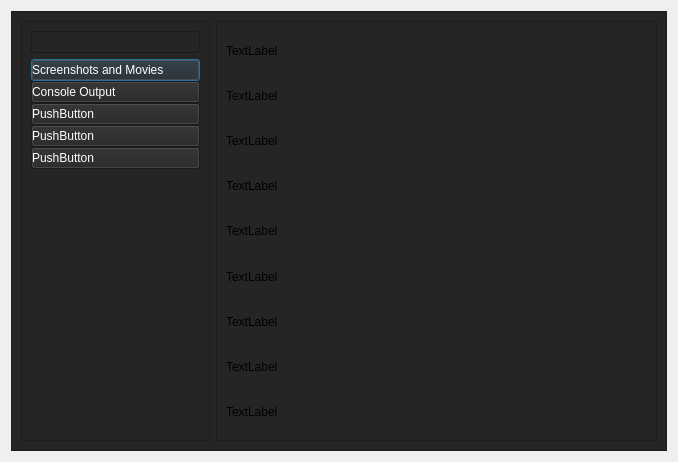
<?xml version="1.0" encoding="UTF-8"?>
<ui version="4.0">
 <class>CC3DPrefs</class>
 <widget class="QDialog" name="CC3DPrefs">
  <property name="geometry">
   <rect>
    <x>0</x>
    <y>0</y>
    <width>678</width>
    <height>462</height>
   </rect>
  </property>
  <property name="sizePolicy">
   <sizepolicy hsizetype="Preferred" vsizetype="Preferred">
    <horstretch>0</horstretch>
    <verstretch>0</verstretch>
   </sizepolicy>
  </property>
  <property name="windowTitle">
   <string>CC3D Preferences</string>
  </property>
  <layout class="QVBoxLayout" name="verticalLayout_2">
   <item>
    <widget class="QFrame" name="frame_2">
     <property name="sizePolicy">
      <sizepolicy hsizetype="Preferred" vsizetype="Preferred">
       <horstretch>70</horstretch>
       <verstretch>0</verstretch>
      </sizepolicy>
     </property>
     <property name="styleSheet">
      <string notr="true">background-color: rgb(37, 37, 38);</string>
     </property>
     <property name="frameShape">
      <enum>QFrame::StyledPanel</enum>
     </property>
     <property name="frameShadow">
      <enum>QFrame::Raised</enum>
     </property>
     <layout class="QHBoxLayout" name="horizontalLayout">
      <item>
       <widget class="QScrollArea" name="scrollArea">
        <property name="sizePolicy">
         <sizepolicy hsizetype="Expanding" vsizetype="Expanding">
          <horstretch>30</horstretch>
          <verstretch>0</verstretch>
         </sizepolicy>
        </property>
        <property name="widgetResizable">
         <bool>true</bool>
        </property>
        <widget class="QWidget" name="scrollAreaWidgetContents_3">
         <property name="geometry">
          <rect>
           <x>0</x>
           <y>0</y>
           <width>188</width>
           <height>422</height>
          </rect>
         </property>
         <layout class="QHBoxLayout" name="horizontalLayout_2">
          <item>
           <layout class="QVBoxLayout" name="verticalLayout_3">
            <property name="spacing">
             <number>0</number>
            </property>
            <item>
             <widget class="QLineEdit" name="lineEdit">
              <property name="sizePolicy">
               <sizepolicy hsizetype="Expanding" vsizetype="Fixed">
                <horstretch>5</horstretch>
                <verstretch>0</verstretch>
               </sizepolicy>
              </property>
             </widget>
            </item>
            <item>
             <spacer name="verticalSpacer_2">
              <property name="orientation">
               <enum>Qt::Vertical</enum>
              </property>
              <property name="sizeType">
               <enum>QSizePolicy::Fixed</enum>
              </property>
              <property name="sizeHint" stdset="0">
               <size>
                <width>20</width>
                <height>6</height>
               </size>
              </property>
             </spacer>
            </item>
            <item>
             <widget class="QPushButton" name="pushButton">
              <property name="styleSheet">
               <string notr="true">color: rgb(255, 255, 255);
font: 8pt &quot;Verdana&quot;;
text-align: left;</string>
              </property>
              <property name="text">
               <string>Screenshots and Movies</string>
              </property>
             </widget>
            </item>
            <item>
             <widget class="QPushButton" name="pushButton_2">
              <property name="styleSheet">
               <string notr="true">color: rgb(255, 255, 255);
font: 8pt &quot;Verdana&quot;;
text-align: left;</string>
              </property>
              <property name="text">
               <string>Console Output</string>
              </property>
             </widget>
            </item>
            <item>
             <widget class="QPushButton" name="pushButton_3">
              <property name="styleSheet">
               <string notr="true">color: rgb(255, 255, 255);
font: 8pt &quot;Verdana&quot;;
text-align: left;</string>
              </property>
              <property name="text">
               <string>PushButton</string>
              </property>
             </widget>
            </item>
            <item>
             <widget class="QPushButton" name="pushButton_4">
              <property name="styleSheet">
               <string notr="true">color: rgb(255, 255, 255);
font: 8pt &quot;Verdana&quot;;
text-align: left;</string>
              </property>
              <property name="text">
               <string>PushButton</string>
              </property>
             </widget>
            </item>
            <item>
             <widget class="QPushButton" name="pushButton_5">
              <property name="styleSheet">
               <string notr="true">color: rgb(255, 255, 255);
font: 8pt &quot;Verdana&quot;;
text-align: left;</string>
              </property>
              <property name="text">
               <string>PushButton</string>
              </property>
             </widget>
            </item>
            <item>
             <spacer name="verticalSpacer">
              <property name="orientation">
               <enum>Qt::Vertical</enum>
              </property>
              <property name="sizeHint" stdset="0">
               <size>
                <width>20</width>
                <height>40</height>
               </size>
              </property>
             </spacer>
            </item>
           </layout>
          </item>
         </layout>
        </widget>
       </widget>
      </item>
      <item>
       <widget class="QScrollArea" name="scrollArea_2">
        <property name="sizePolicy">
         <sizepolicy hsizetype="Expanding" vsizetype="Expanding">
          <horstretch>70</horstretch>
          <verstretch>0</verstretch>
         </sizepolicy>
        </property>
        <property name="widgetResizable">
         <bool>true</bool>
        </property>
        <widget class="QWidget" name="scrollAreaWidgetContents">
         <property name="geometry">
          <rect>
           <x>0</x>
           <y>0</y>
           <width>442</width>
           <height>422</height>
          </rect>
         </property>
         <layout class="QVBoxLayout" name="verticalLayout">
          <item>
           <widget class="QLabel" name="label">
            <property name="text">
             <string>TextLabel</string>
            </property>
           </widget>
          </item>
          <item>
           <widget class="QLabel" name="label_8">
            <property name="text">
             <string>TextLabel</string>
            </property>
           </widget>
          </item>
          <item>
           <widget class="QLabel" name="label_7">
            <property name="text">
             <string>TextLabel</string>
            </property>
           </widget>
          </item>
          <item>
           <widget class="QLabel" name="label_3">
            <property name="text">
             <string>TextLabel</string>
            </property>
           </widget>
          </item>
          <item>
           <widget class="QLabel" name="label_2">
            <property name="text">
             <string>TextLabel</string>
            </property>
           </widget>
          </item>
          <item>
           <widget class="QLabel" name="label_4">
            <property name="text">
             <string>TextLabel</string>
            </property>
           </widget>
          </item>
          <item>
           <widget class="QLabel" name="label_6">
            <property name="text">
             <string>TextLabel</string>
            </property>
           </widget>
          </item>
          <item>
           <widget class="QLabel" name="label_9">
            <property name="text">
             <string>TextLabel</string>
            </property>
           </widget>
          </item>
          <item>
           <widget class="QLabel" name="label_5">
            <property name="text">
             <string>TextLabel</string>
            </property>
           </widget>
          </item>
         </layout>
        </widget>
       </widget>
      </item>
     </layout>
    </widget>
   </item>
  </layout>
 </widget>
 <resources/>
 <connections/>
</ui>
